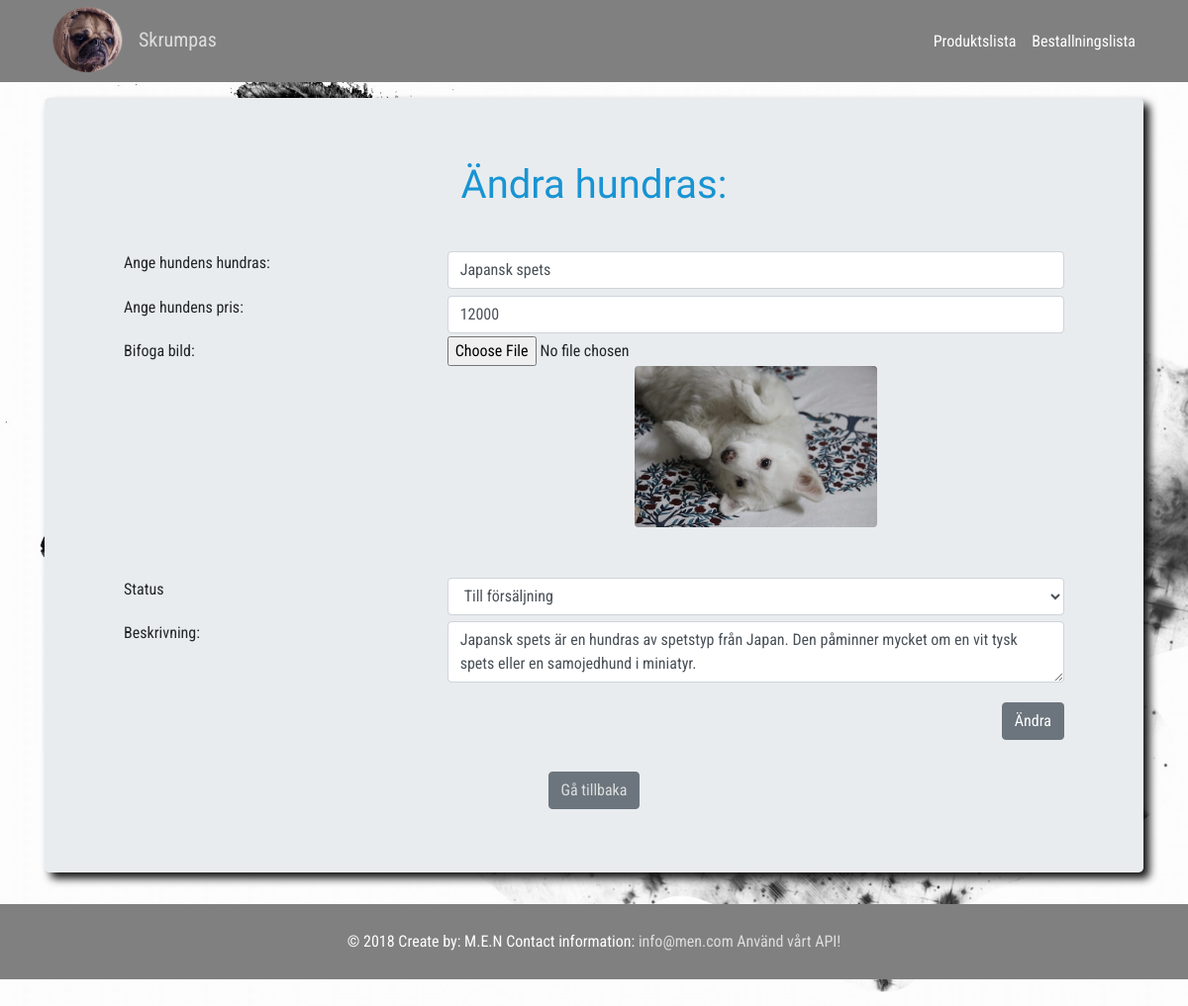
The page /admin/product-edit.php?varaId=4 on the database its author committed.
### tables this page shows
CREATE TABLE `produkt` (
  `artikelnummer` int(4) NOT NULL,
  `hundRas` varchar(50) NOT NULL,
  `beskrivning` varchar(255) NOT NULL,
  `bild` varchar(50) NOT NULL,
  `pris` int(10) NOT NULL,
  `status` tinyint(1) NOT NULL
);

### admin/product-edit.php (the view, shortened to what this page needs)
<?php
include 'header.php';
?>
<h1>Ändra hundras:</h1>
<?php
require_once('../connect.php');
if(isset($_GET['varaId'])){
   $varaId = $_GET['varaId'];
};
$query = "SELECT * FROM produkt WHERE artikelnummer='$varaId' ";
$table = mysqli_query($connection , $query) or die(mysqli_error($connection)) ;
?>
<div class="row">
                <div class="col">
                    <form method="post" action="product-change.php" enctype="multipart/form-data">
                    <?php while($row = $table->fetch_assoc()) {?>
                        <div class="form-group">
                            <div class="row">
                                <div class="col-md-4">
                                    <label for="labelhundras">Ange hundens hundras:</label>
                                </div>
                                <div class="col-md-8">
                                    <input class="form-control" id="labelhundras" name="hundras" type="text" value="<?php echo $row['hundRas']; ?>" required placeholder="Ange hundens hundras">
                                </div>
                                <div class="col-md-4">
                                    <label for="labelpris">Ange hundens pris:</label>
                                </div>
                                <div class="col-md-8">
                                    <input class="form-control" id="labelpris" name="pris" type="text" value="<?php echo $row['pris']; ?>" required placeholder="Ange hundens pris">
                                </div>
                                <div class="col-md-4">
                                    <label for="fileToUpload">Bifoga bild:</label>
                                </div>
                                <div class="col-md-8">
                                    <input class="form-control-file" type="file" name="fileToUpload" id="fileToUpload">
                                    <img src="../images/<?php echo $row['bild']; ?>" class='rounded d-block mx-auto' alt="<?php echo $row['hundRas']; ?>">
                                </div>
                                <div class="col-md-4">
                                    <label for="labelStatus">Status</label>
                                </div>
                                <div class="col-md-8">
                                    <select class="form-control" id="labelStatus" name="status">
                                        <option <?php if ($row['status'] == 0 ) echo 'selected' ; ?>  value="0">Till försäljning</option>
                                    </select>
                                </div>
                                <div class="col-md-4">
                                    <label for="labelefterlabelbeskrivningnamn">Beskrivning:</label>
                                </div>
                                <div class="col-md-8">
                                    <textarea class="form-control" id="labelbeskrivning" name="beskrivning"  required placeholder="Beskrivning"><?php echo $row['beskrivning']; ?></textarea>
                                </div>
                            <div class="col-md-12 submitdiv">
                                <button type="submit" class="btn btn-secondary">Ändra</button>
                            </div>
                            </div>
                        </div>
                    </form>
                    <a href='product-list.php' class='btn btn-secondary'>Gå tillbaka</a>
                </div>
            </div>
                    <?php } ?>
<?php include '../footer.php';?>

### styles/style.css (style rules this page uses)
body { padding-top: 0px; padding-bottom: 20px; font-family: 'Roboto Condensed', sans-serif; background-image: url('../images/dog-3059346_1920.jpg'); background-repeat: no-repeat; background-size: cover; }
h1,h2 { color: #1894d2; font-family: 'Work Sans', cursive; }
h1 { font-size: 2.5em; }
a { color: rgb(221, 221, 221) !important; }
.submitdiv { text-align: right; margin-top:1em; }
.form-control { margin: 0.2em 0em 0.2em 0em; }
label { margin: 0.2em 0em 0.2em 0em; }
.form-group { text-align: left; margin: 2em 3em 2em 3em; }
img { margin-bottom: 3em; max-width: 288px; max-height: 163px; }

### rows shown on the page
produkt: hundras "Japansk spets", pris "12000", bild (picture), status "Till försäljning", beskrivning "Japansk spets är en hundras av spetstyp från Japan. Den påminner mycket om en vit tysk spets eller en samojedhund i miniatyr."
